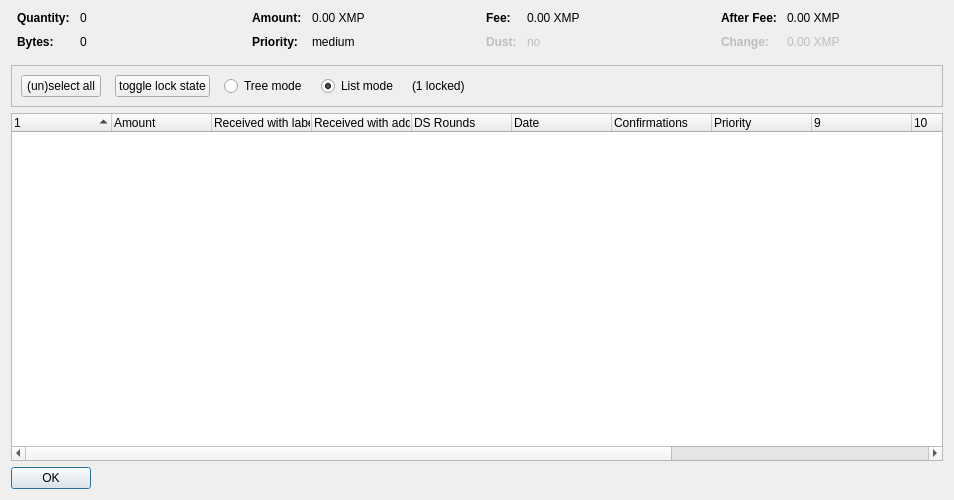
<?xml version="1.0" encoding="UTF-8"?>
<ui version="4.0">
 <class>CoinControlDialog</class>
 <widget class="QDialog" name="CoinControlDialog">
  <property name="geometry">
   <rect>
    <x>0</x>
    <y>0</y>
    <width>954</width>
    <height>500</height>
   </rect>
  </property>
  <property name="windowTitle">
   <string>Coin Selection</string>
  </property>
  <layout class="QVBoxLayout" name="verticalLayout">
   <item>
    <layout class="QHBoxLayout" name="horizontalLayoutTop" stretch="0,0,0,0">
     <property name="topMargin">
      <number>0</number>
     </property>
     <property name="bottomMargin">
      <number>10</number>
     </property>
     <item>
      <layout class="QFormLayout" name="formLayoutCoinControl1">
       <property name="horizontalSpacing">
        <number>10</number>
       </property>
       <property name="verticalSpacing">
        <number>10</number>
       </property>
       <property name="leftMargin">
        <number>6</number>
       </property>
       <property name="rightMargin">
        <number>6</number>
       </property>
       <item row="0" column="0">
        <widget class="QLabel" name="labelCoinControlQuantityText">
         <property name="font">
          <font>
           <weight>75</weight>
           <bold>true</bold>
          </font>
         </property>
         <property name="text">
          <string>Quantity:</string>
         </property>
        </widget>
       </item>
       <item row="0" column="1">
        <widget class="QLabel" name="labelCoinControlQuantity">
         <property name="cursor">
          <cursorShape>IBeamCursor</cursorShape>
         </property>
         <property name="contextMenuPolicy">
          <enum>Qt::ActionsContextMenu</enum>
         </property>
         <property name="text">
          <string notr="true">0</string>
         </property>
         <property name="textInteractionFlags">
          <set>Qt::LinksAccessibleByMouse|Qt::TextSelectableByKeyboard|Qt::TextSelectableByMouse</set>
         </property>
        </widget>
       </item>
       <item row="1" column="0">
        <widget class="QLabel" name="labelCoinControlBytesText">
         <property name="font">
          <font>
           <weight>75</weight>
           <bold>true</bold>
          </font>
         </property>
         <property name="text">
          <string>Bytes:</string>
         </property>
        </widget>
       </item>
       <item row="1" column="1">
        <widget class="QLabel" name="labelCoinControlBytes">
         <property name="cursor">
          <cursorShape>IBeamCursor</cursorShape>
         </property>
         <property name="contextMenuPolicy">
          <enum>Qt::ActionsContextMenu</enum>
         </property>
         <property name="text">
          <string notr="true">0</string>
         </property>
         <property name="textInteractionFlags">
          <set>Qt::LinksAccessibleByMouse|Qt::TextSelectableByKeyboard|Qt::TextSelectableByMouse</set>
         </property>
        </widget>
       </item>
      </layout>
     </item>
     <item>
      <layout class="QFormLayout" name="formLayoutCoinControl2">
       <property name="horizontalSpacing">
        <number>10</number>
       </property>
       <property name="verticalSpacing">
        <number>10</number>
       </property>
       <property name="leftMargin">
        <number>6</number>
       </property>
       <property name="rightMargin">
        <number>6</number>
       </property>
       <item row="0" column="0">
        <widget class="QLabel" name="labelCoinControlAmountText">
         <property name="font">
          <font>
           <weight>75</weight>
           <bold>true</bold>
          </font>
         </property>
         <property name="text">
          <string>Amount:</string>
         </property>
        </widget>
       </item>
       <item row="0" column="1">
        <widget class="QLabel" name="labelCoinControlAmount">
         <property name="cursor">
          <cursorShape>IBeamCursor</cursorShape>
         </property>
         <property name="contextMenuPolicy">
          <enum>Qt::ActionsContextMenu</enum>
         </property>
         <property name="text">
          <string notr="true">0.00 XMP</string>
         </property>
         <property name="textInteractionFlags">
          <set>Qt::LinksAccessibleByMouse|Qt::TextSelectableByKeyboard|Qt::TextSelectableByMouse</set>
         </property>
        </widget>
       </item>
       <item row="1" column="0">
        <widget class="QLabel" name="labelCoinControlPriorityText">
         <property name="font">
          <font>
           <weight>75</weight>
           <bold>true</bold>
          </font>
         </property>
         <property name="text">
          <string>Priority:</string>
         </property>
        </widget>
       </item>
       <item row="1" column="1">
        <widget class="QLabel" name="labelCoinControlPriority">
         <property name="cursor">
          <cursorShape>IBeamCursor</cursorShape>
         </property>
         <property name="contextMenuPolicy">
          <enum>Qt::ActionsContextMenu</enum>
         </property>
         <property name="text">
          <string>medium</string>
         </property>
         <property name="textInteractionFlags">
          <set>Qt::LinksAccessibleByMouse|Qt::TextSelectableByKeyboard|Qt::TextSelectableByMouse</set>
         </property>
        </widget>
       </item>
      </layout>
     </item>
     <item>
      <layout class="QFormLayout" name="formLayoutCoinControl3">
       <property name="horizontalSpacing">
        <number>10</number>
       </property>
       <property name="verticalSpacing">
        <number>10</number>
       </property>
       <property name="leftMargin">
        <number>6</number>
       </property>
       <property name="rightMargin">
        <number>6</number>
       </property>
       <item row="0" column="0">
        <widget class="QLabel" name="labelCoinControlFeeText">
         <property name="font">
          <font>
           <weight>75</weight>
           <bold>true</bold>
          </font>
         </property>
         <property name="text">
          <string>Fee:</string>
         </property>
        </widget>
       </item>
       <item row="0" column="1">
        <widget class="QLabel" name="labelCoinControlFee">
         <property name="cursor">
          <cursorShape>IBeamCursor</cursorShape>
         </property>
         <property name="contextMenuPolicy">
          <enum>Qt::ActionsContextMenu</enum>
         </property>
         <property name="text">
          <string notr="true">0.00 XMP</string>
         </property>
         <property name="textInteractionFlags">
          <set>Qt::LinksAccessibleByMouse|Qt::TextSelectableByKeyboard|Qt::TextSelectableByMouse</set>
         </property>
        </widget>
       </item>
       <item row="1" column="0">
        <widget class="QLabel" name="labelCoinControlLowOutputText">
         <property name="enabled">
          <bool>false</bool>
         </property>
         <property name="font">
          <font>
           <weight>75</weight>
           <bold>true</bold>
          </font>
         </property>
         <property name="text">
          <string>Dust:</string>
         </property>
        </widget>
       </item>
       <item row="1" column="1">
        <widget class="QLabel" name="labelCoinControlLowOutput">
         <property name="enabled">
          <bool>false</bool>
         </property>
         <property name="cursor">
          <cursorShape>IBeamCursor</cursorShape>
         </property>
         <property name="contextMenuPolicy">
          <enum>Qt::ActionsContextMenu</enum>
         </property>
         <property name="text">
          <string>no</string>
         </property>
         <property name="textInteractionFlags">
          <set>Qt::LinksAccessibleByMouse|Qt::TextSelectableByKeyboard|Qt::TextSelectableByMouse</set>
         </property>
        </widget>
       </item>
      </layout>
     </item>
     <item>
      <layout class="QFormLayout" name="formLayoutCoinControl4">
       <property name="horizontalSpacing">
        <number>10</number>
       </property>
       <property name="verticalSpacing">
        <number>10</number>
       </property>
       <property name="leftMargin">
        <number>6</number>
       </property>
       <property name="rightMargin">
        <number>6</number>
       </property>
       <item row="0" column="0">
        <widget class="QLabel" name="labelCoinControlAfterFeeText">
         <property name="font">
          <font>
           <weight>75</weight>
           <bold>true</bold>
          </font>
         </property>
         <property name="text">
          <string>After Fee:</string>
         </property>
        </widget>
       </item>
       <item row="0" column="1">
        <widget class="QLabel" name="labelCoinControlAfterFee">
         <property name="cursor">
          <cursorShape>IBeamCursor</cursorShape>
         </property>
         <property name="contextMenuPolicy">
          <enum>Qt::ActionsContextMenu</enum>
         </property>
         <property name="text">
          <string notr="true">0.00 XMP</string>
         </property>
         <property name="textInteractionFlags">
          <set>Qt::LinksAccessibleByMouse|Qt::TextSelectableByKeyboard|Qt::TextSelectableByMouse</set>
         </property>
        </widget>
       </item>
       <item row="1" column="0">
        <widget class="QLabel" name="labelCoinControlChangeText">
         <property name="enabled">
          <bool>false</bool>
         </property>
         <property name="font">
          <font>
           <weight>75</weight>
           <bold>true</bold>
          </font>
         </property>
         <property name="text">
          <string>Change:</string>
         </property>
        </widget>
       </item>
       <item row="1" column="1">
        <widget class="QLabel" name="labelCoinControlChange">
         <property name="enabled">
          <bool>false</bool>
         </property>
         <property name="cursor">
          <cursorShape>IBeamCursor</cursorShape>
         </property>
         <property name="contextMenuPolicy">
          <enum>Qt::ActionsContextMenu</enum>
         </property>
         <property name="text">
          <string notr="true">0.00 XMP</string>
         </property>
         <property name="textInteractionFlags">
          <set>Qt::LinksAccessibleByMouse|Qt::TextSelectableByKeyboard|Qt::TextSelectableByMouse</set>
         </property>
        </widget>
       </item>
      </layout>
     </item>
    </layout>
   </item>
   <item>
    <widget class="QFrame" name="frame">
     <property name="minimumSize">
      <size>
       <width>0</width>
       <height>40</height>
      </size>
     </property>
     <property name="frameShape">
      <enum>QFrame::StyledPanel</enum>
     </property>
     <property name="frameShadow">
      <enum>QFrame::Sunken</enum>
     </property>
     <layout class="QHBoxLayout" name="horizontalLayout">
      <item>
       <layout class="QHBoxLayout" name="horizontalLayoutPanel" stretch="0,0,0,0,0,0">
        <property name="spacing">
         <number>14</number>
        </property>
        <item>
         <widget class="QPushButton" name="pushButtonSelectAll">
          <property name="sizePolicy">
           <sizepolicy hsizetype="Maximum" vsizetype="Fixed">
            <horstretch>0</horstretch>
            <verstretch>0</verstretch>
           </sizepolicy>
          </property>
          <property name="text">
           <string>(un)select all</string>
          </property>
          <property name="autoDefault">
           <bool>false</bool>
          </property>
         </widget>
        </item>
        <item>
         <widget class="QPushButton" name="pushButtonToggleLock">
          <property name="sizePolicy">
           <sizepolicy hsizetype="Maximum" vsizetype="Fixed">
            <horstretch>0</horstretch>
            <verstretch>0</verstretch>
           </sizepolicy>
          </property>
          <property name="text">
           <string>toggle lock state</string>
          </property>
          <property name="autoDefault">
           <bool>false</bool>
          </property>
         </widget>
        </item>
        <item>
         <widget class="QRadioButton" name="radioTreeMode">
          <property name="sizePolicy">
           <sizepolicy hsizetype="Maximum" vsizetype="Fixed">
            <horstretch>0</horstretch>
            <verstretch>0</verstretch>
           </sizepolicy>
          </property>
          <property name="text">
           <string>Tree mode</string>
          </property>
         </widget>
        </item>
        <item>
         <widget class="QRadioButton" name="radioListMode">
          <property name="sizePolicy">
           <sizepolicy hsizetype="Maximum" vsizetype="Fixed">
            <horstretch>0</horstretch>
            <verstretch>0</verstretch>
           </sizepolicy>
          </property>
          <property name="text">
           <string>List mode</string>
          </property>
          <property name="checked">
           <bool>true</bool>
          </property>
         </widget>
        </item>
        <item>
         <widget class="QLabel" name="labelLocked">
          <property name="text">
           <string>(1 locked)</string>
          </property>
         </widget>
        </item>
        <item>
         <spacer name="horizontalSpacer">
          <property name="orientation">
           <enum>Qt::Horizontal</enum>
          </property>
          <property name="sizeHint" stdset="0">
           <size>
            <width>40</width>
            <height>20</height>
           </size>
          </property>
         </spacer>
        </item>
       </layout>
      </item>
     </layout>
    </widget>
   </item>
   <item>
    <widget class="CoinControlTreeWidget" name="treeWidget">
     <property name="contextMenuPolicy">
      <enum>Qt::CustomContextMenu</enum>
     </property>
     <property name="sortingEnabled">
      <bool>false</bool>
     </property>
     <property name="columnCount">
      <number>13</number>
     </property>
     <attribute name="headerShowSortIndicator" stdset="0">
      <bool>true</bool>
     </attribute>
     <attribute name="headerStretchLastSection">
      <bool>false</bool>
     </attribute>
     <column>
      <property name="text">
       <string/>
      </property>
     </column>
     <column>
      <property name="text">
       <string>Amount</string>
      </property>
     </column>
     <column>
      <property name="text">
       <string>Received with label</string>
      </property>
     </column>
     <column>
      <property name="text">
       <string>Received with address</string>
      </property>
     </column>
     <column>
      <property name="text">
       <string>DS Rounds</string>
      </property>
     </column>
     <column>
      <property name="text">
       <string>Date</string>
      </property>
     </column>
     <column>
      <property name="text">
       <string>Confirmations</string>
      </property>
      <property name="toolTip">
       <string>Confirmed</string>
      </property>
     </column>
     <column>
      <property name="text">
       <string>Priority</string>
      </property>
     </column>
     <column>
      <property name="text">
       <string/>
      </property>
     </column>
     <column>
      <property name="text">
       <string/>
      </property>
     </column>
     <column>
      <property name="text">
       <string/>
      </property>
     </column>
     <column>
      <property name="text">
       <string/>
      </property>
     </column>
     <column>
      <property name="text">
       <string/>
      </property>
     </column>
    </widget>
   </item>
   <item>
    <widget class="QDialogButtonBox" name="buttonBox">
     <property name="sizePolicy">
      <sizepolicy hsizetype="Maximum" vsizetype="Fixed">
       <horstretch>0</horstretch>
       <verstretch>0</verstretch>
      </sizepolicy>
     </property>
     <property name="orientation">
      <enum>Qt::Horizontal</enum>
     </property>
     <property name="standardButtons">
      <set>QDialogButtonBox::Ok</set>
     </property>
    </widget>
   </item>
  </layout>
 </widget>
 <customwidgets>
  <customwidget>
   <class>CoinControlTreeWidget</class>
   <extends>QTreeWidget</extends>
   <header>coincontroltreewidget.h</header>
  </customwidget>
 </customwidgets>
 <resources/>
 <connections/>
</ui>
